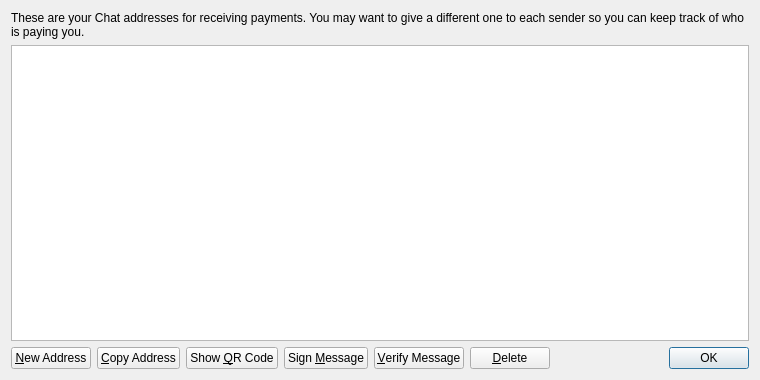
<?xml version="1.0" encoding="UTF-8"?>
<ui version="4.0">
 <class>AddressBookPage</class>
 <widget class="QWidget" name="AddressBookPage">
  <property name="geometry">
   <rect>
    <x>0</x>
    <y>0</y>
    <width>760</width>
    <height>380</height>
   </rect>
  </property>
  <property name="windowTitle">
   <string>Address Book</string>
  </property>
  <layout class="QVBoxLayout" name="verticalLayout">
   <item>
    <widget class="QLabel" name="labelExplanation">
     <property name="text">
      <string>These are your Chat addresses for receiving payments. You may want to give a different one to each sender so you can keep track of who is paying you.</string>
     </property>
     <property name="textFormat">
      <enum>Qt::PlainText</enum>
     </property>
     <property name="wordWrap">
      <bool>true</bool>
     </property>
    </widget>
   </item>
   <item>
    <widget class="QTableView" name="tableView">
     <property name="contextMenuPolicy">
      <enum>Qt::CustomContextMenu</enum>
     </property>
     <property name="toolTip">
      <string>Double-click to edit address or label</string>
     </property>
     <property name="tabKeyNavigation">
      <bool>false</bool>
     </property>
     <property name="alternatingRowColors">
      <bool>true</bool>
     </property>
     <property name="selectionMode">
      <enum>QAbstractItemView::SingleSelection</enum>
     </property>
     <property name="selectionBehavior">
      <enum>QAbstractItemView::SelectRows</enum>
     </property>
     <property name="sortingEnabled">
      <bool>true</bool>
     </property>
     <attribute name="verticalHeaderVisible">
      <bool>false</bool>
     </attribute>
    </widget>
   </item>
   <item>
    <layout class="QHBoxLayout" name="horizontalLayout">
     <item>
      <widget class="QPushButton" name="newAddressButton">
       <property name="toolTip">
        <string>Create a new address</string>
       </property>
       <property name="text">
        <string>&amp;New Address</string>
       </property>
       <property name="icon">
        <iconset resource="../bitcoin.qrc">
         <normaloff>:/icons/add</normaloff>:/icons/add</iconset>
       </property>
      </widget>
     </item>
     <item>
      <widget class="QPushButton" name="copyToClipboard">
       <property name="toolTip">
        <string>Copy the currently selected address to the system clipboard</string>
       </property>
       <property name="text">
        <string>&amp;Copy Address</string>
       </property>
       <property name="icon">
        <iconset resource="../bitcoin.qrc">
         <normaloff>:/icons/editcopy</normaloff>:/icons/editcopy</iconset>
       </property>
      </widget>
     </item>
     <item>
      <widget class="QPushButton" name="showQRCode">
       <property name="text">
        <string>Show &amp;QR Code</string>
       </property>
       <property name="icon">
        <iconset resource="../bitcoin.qrc">
         <normaloff>:/icons/qrcode</normaloff>:/icons/qrcode</iconset>
       </property>
      </widget>
     </item>
     <item>
      <widget class="QPushButton" name="signMessage">
       <property name="toolTip">
        <string>Sign a message to prove you own a Chat address</string>
       </property>
       <property name="text">
        <string>Sign &amp;Message</string>
       </property>
       <property name="icon">
        <iconset resource="../bitcoin.qrc">
         <normaloff>:/icons/edit</normaloff>:/icons/edit</iconset>
       </property>
      </widget>
     </item>
     <item>
      <widget class="QPushButton" name="verifyMessage">
       <property name="toolTip">
        <string>Verify a message to ensure it was signed with a specified Chat address</string>
       </property>
       <property name="text">
        <string>&amp;Verify Message</string>
       </property>
       <property name="icon">
        <iconset resource="../bitcoin.qrc">
         <normaloff>:/icons/transaction_0</normaloff>:/icons/transaction_0</iconset>
       </property>
      </widget>
     </item>
     <item>
      <widget class="QPushButton" name="deleteButton">
       <property name="toolTip">
        <string>Delete the currently selected address from the list</string>
       </property>
       <property name="text">
        <string>&amp;Delete</string>
       </property>
       <property name="icon">
        <iconset resource="../bitcoin.qrc">
         <normaloff>:/icons/remove</normaloff>:/icons/remove</iconset>
       </property>
      </widget>
     </item>
     <item>
      <spacer name="horizontalSpacer">
       <property name="orientation">
        <enum>Qt::Horizontal</enum>
       </property>
       <property name="sizeHint" stdset="0">
        <size>
         <width>40</width>
         <height>20</height>
        </size>
       </property>
      </spacer>
     </item>
     <item>
      <widget class="QDialogButtonBox" name="buttonBox">
       <property name="sizePolicy">
        <sizepolicy hsizetype="Maximum" vsizetype="Fixed">
         <horstretch>0</horstretch>
         <verstretch>0</verstretch>
        </sizepolicy>
       </property>
       <property name="standardButtons">
        <set>QDialogButtonBox::Ok</set>
       </property>
      </widget>
     </item>
    </layout>
   </item>
  </layout>
 </widget>
 <resources>
  <include location="../bitcoin.qrc"/>
 </resources>
 <connections/>
</ui>
